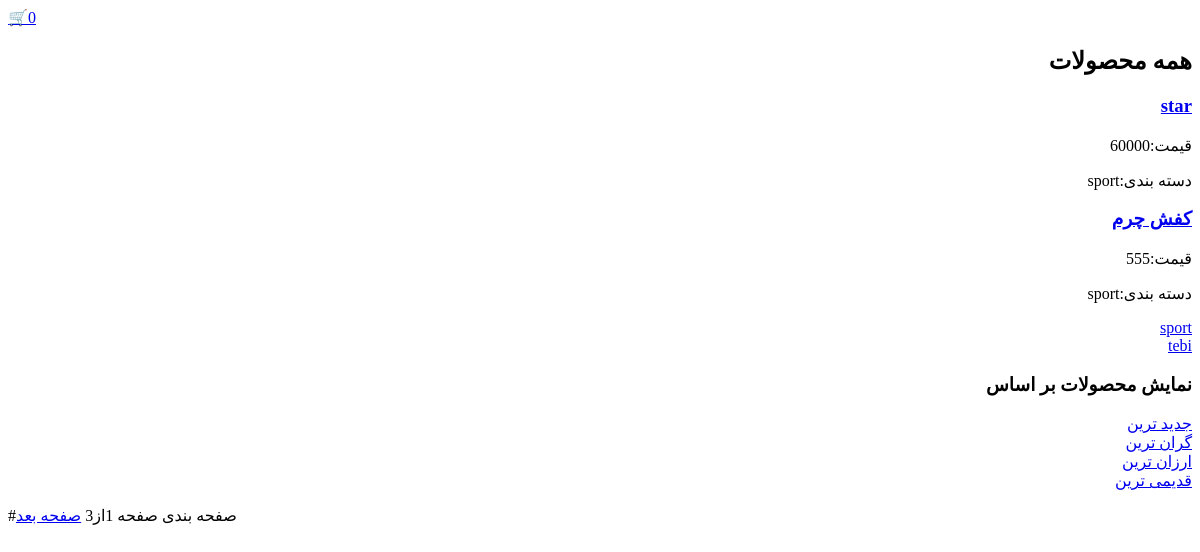
/shop/products/, run on an earlier commit of the app's database.
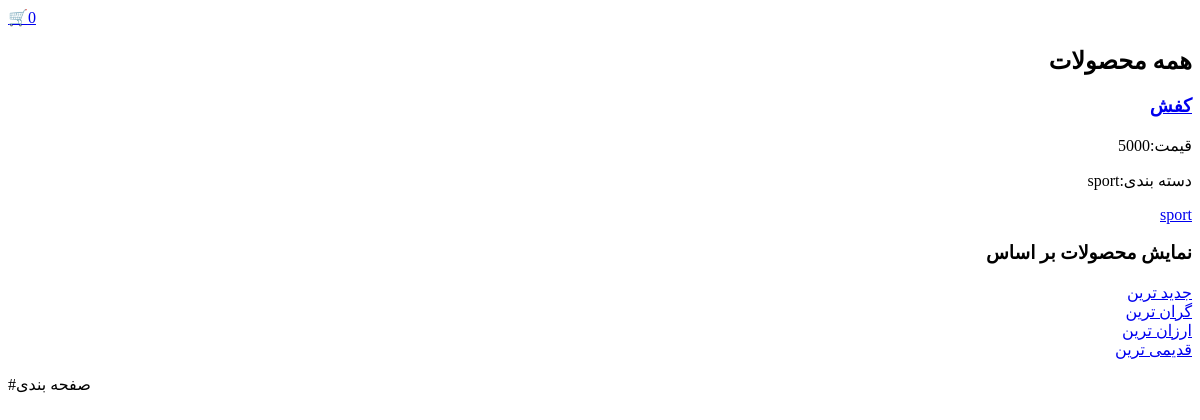
And on a later commit of the database.
### shop/models.py (models this page shows, shortened)
class Product(models.Model):
    category = models.ForeignKey(Category, on_delete=models.CASCADE, related_name='products')
    name = models.CharField(max_length=200)
    slug = models.SlugField(max_length=200)
    description = models.TextField(max_length=2000)
    inventory = models.PositiveIntegerField(default=0)
    weight = models.PositiveIntegerField(default=0)
    price = models.PositiveIntegerField(default=0)
    discount_start = models.DateTimeField(blank=True, null=True) #تاریخ شروع تخفیف
    discount_end = models.DateTimeField(blank=True, null=True)  # تاریخ پایان تخفیف
    off = models.PositiveIntegerField(default=0) #مقدار درصدی تخفیف
    created = models.DateTimeField(auto_now_add=True)
    update = models.DateTimeField(auto_now=True)
    class Meta:
        ordering = ['-created']
        indexes = [
            models.Index(fields=['id', 'slug']),
            models.Index(fields=['name']),
            models.Index(fields=['-created'])
        ]
    def get_absolute_url(self):
        return reverse('shop:product_detail', args=[self.pk, self.slug])
    def is_discount_active(self):
        now = timezone.now()
        return self.discount_start and self.discount_end and self.discount_start<= now <= self.discount_end
    def get_final_price(self):
        if self.is_discount_active():
            off_amount = (self.get_final_discount_percent() / 100) * self.price
            return int(self.price - off_amount)
        return self.price

class Category(models.Model):
    name = models.CharField(max_length=200)
    slug = models.SlugField(max_length=200, unique=True)
    off = models.PositiveIntegerField(default=0)
    class Meta:
        ordering = ['name']
        indexes = [
            models.Index(fields=['name'])
        ]
    def get_absolute_url(self):
        return reverse('shop:products_list_by_category', args=[self.slug])

### shop/views.py (the view)
# urls.py: path('products/', product_list, name='products_list'),
def product_list(request, category_slug=None):
    products = Product.objects.all()
    selected_category = None
    sort_by = request.GET.get('sort_by')
    categories = Category.objects.all()
    if category_slug:
        selected_category = get_object_or_404(Category, slug=category_slug)
        products = products.filter(category=selected_category)
    if sort_by == "created":
        products = products.order_by('-created')
    elif sort_by == "new_price":
        products = products.order_by('-price')
    elif sort_by == "price":
        products = products.order_by('price')
    elif sort_by == "created":
        products = products.order_by('created')
    paginator = Paginator(products, 2)
    page_numer = request.GET.get('page')
    products_page = paginator.get_page(page_numer)
    context = {
        'products': products_page,
        'selected_category': selected_category,
        'categories': categories
    }
    return render(request, 'shop/product_list.html', context)

### cart/cart.py (called while the page is built)
    def __len__(self):
        return sum(item['quantity'] for item in self.cart.values())

### cart/context_processors.py (called while the page is built)
def cart_context(request):
    return {'cart': Cart(request)}

### shop/templates/shop/product_list.html (shortened to what this page needs)
{% extends 'parent/base.html' %}
{% block content %}
<form dir="rtl">
    <h2>{%if selected_category%} محصولات دسته{{selected_category.name}}{%else%}همه محصولات{%endif%}
    </h2>
    {% for product in products%}
        <div>
            <h3><a href="{{ product.get_absolute_url }}">{{product.name}}</a></h3>
            <p>قیمت:{{product.get_final_price}}</p>
            <p>دسته بندی:{{product.category.name}}</p>
        </div>
        {%empty%}
            <p>محصولی یافت نشد</p>
    {%endfor%}
    {% for category in categories%}
        <a href="{{ category.get_absolute_url }}">{{category.name}}</a><br>
    {% endfor %}
            <div>
            <h3>نمایش محصولات بر اساس</h3>
            <a href="?sort_by=created"> جدید ترین </a><br>
            <a href="?sort_by=new_price"> گران ترین </a><br>
            <a href="?sort_by=price"> ارزان ترین </a><br>
            <a href="?sort_by=oldest"> قدیمی ترین </a><br>
        </div>
</form>
#صفحه بندی
{% if products.has_other_pages %}
    <span> صفحه {{products.number}}از{{products.paginator.num_pages}}</spanصفحه>
    {% if products.has_next %}
        <a href="?page={{products.next_page_number}}">صفحه بعد</a>
    {% endif %}
{% endif %}
{% endblock %}

### shop/templates/parent/base.html
<div id="cart-icon">
  <a href="{% url 'cart:cart_detail' %}">
    🛒{{ cart|length }}
  </a>
</div>
{% block content %}
{% endblock %}

What changed in the data, as far as the page shows it:
removed Product: name "star", get_final_price "60000", category.name "sport"
removed Product: name "کفش چرم", get_final_price "555", category.name "sport"
removed Category: name "tebi"
now on this page (row edited): Product: name "کفش", get_final_price "5000", category.name "sport"
Also different on the page:
{{ products.number }}: "1" → (not shown)
{{ products.paginator.num_pages }}: "3" → (not shown)
text no longer shown: "صفحه از صفحه بعد"
